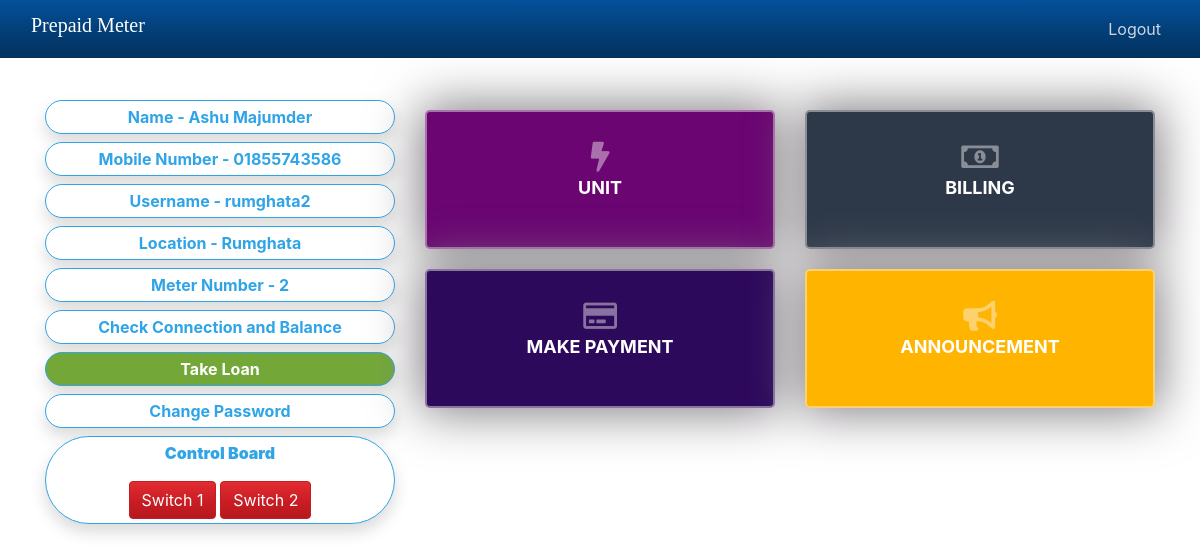
/index.php (signed in), run on the app's committed database.
### tables this page shows
CREATE TABLE `users` (
  `id` int(11) NOT NULL,
  `username` varchar(250) NOT NULL,
  `name` text NOT NULL,
  `mobile_number` text NOT NULL,
  `meter_number` int(11) NOT NULL,
  `device_code` varchar(250) NOT NULL,
  `location` varchar(250) NOT NULL,
  `email` varchar(100) NOT NULL,
  `national_id` text NOT NULL,
  `role` text NOT NULL,
  `password` varchar(250) NOT NULL
);

### index.php (the view, shortened to what this page needs)
<?php
include ('server.php') ;
    $username = $_SESSION['username'];
    $query1 = "SELECT * FROM users WHERE username='$username'";
    $result1 = mysqli_query($db, $query1);
    while ($row = mysqli_fetch_array($result1)){
            $name = $row["name"];
            $mobile_number = $row["mobile_number"];
            $location = $row["location"];
            $meter_number = $row["meter_number"];
    }
?>
<!doctype html>
<html lang="en">
  <head>
    <link rel="stylesheet" href="https://cdn.jsdelivr.net/npm/bootstrap@4.5.3/dist/css/bootstrap.min.css">
    <link rel="stylesheet" href="https://use.fontawesome.com/releases/v5.8.1/css/all.css"
>
    <link rel="stylesheet" href="css/style.css">
  </head>
  <body id="user_index">
    <header>
        <nav class="navbar navbar-expand-lg navbar-dark bg-dark fixed-top">
            <div class="container-fluid">
                <h4>
                    <a href="index.php" class="navbar-brand">Prepaid Meter</a>
                </h4>
                <div id="menu" class="collapse navbar-collapse">
                    <ul class="navbar-nav ml-auto">
                      <li class="nav-item"><a href="index.php?logout='1'" class="nav-link" >Logout</a></li>
                    </ul>
                </div>
            </div>
        </nav>
    </header>
    <section id="user_panel">
        <div class="container">
            <div class="row">
                <div class="col-sm-4">
                    <div class="border border-primary rounded-pill shadow p-1 mb-2 bg-white rounded font-weight-bolder text-center text-primary text-capitalize">
                                 <?php echo "Name - ", $name; ?> </div>
                    <div class="border border-primary rounded-pill shadow p-1 mb-2 bg-white rounded font-weight-bolder text-center text-primary">
                                <?php echo "Mobile Number - ", $mobile_number; ?></div>
                    <div class="border border-primary rounded-pill shadow p-1 mb-2 bg-white rounded font-weight-bolder text-center text-primary">
                                <?php echo "Username - ", $username; ?> </div>
                    <div class="border border-primary rounded-pill shadow p-1 mb-2 bg-white rounded font-weight-bolder text-center text-primary text-capitalize">
                                 <?php echo "Location - ", $location; ?> </div>
                    <div class="border border-primary rounded-pill shadow p-1 mb-2 bg-white rounded font-weight-bolder text-center text-primary">
                                <?php echo "Meter Number - ", $meter_number; ?></div>
                    <div class="border border-primary rounded-pill shadow p-1 mb-2 bg-white rounded font-weight-bolder text-center text-primary">
                        <a id="balance"  style="cursor: pointer;">Check Connection and Balance</a></div>
                    <div id="loan" class="border border-primary rounded-pill shadow p-1 mb-2 rounded font-weight-bolder text-center"><a class="text-white" href="index.php?username=<?php echo $_SESSION['username']; ?>">Take Loan</a></div>
                    <div class="border border-primary rounded-pill shadow p-1 mb-2 bg-white rounded font-weight-bolder text-center text-primary"><a href="change_password.php">Change Password</a></div>
                     <div id="control" class="border border-primary rounded-pill shadow p-1 mb-2 bg-white rounded font-weight-bolder text-center">
                        <p class="font-weight-bolder text-primary">Control Board</p>
                        <?php
                            echo '
                            <button type="button" class="btn" id="s1"><a href="control.php?username='.$username.'&port=switch1" class=text-white>Switch 1</a></button>
                            <button type="button" class="btn" id="s2"><a href="control.php?username='.$username.'&port=switch2" class=text-white>Switch 2</a></button>
                            ';
                        ?>
                    </div>
                </div>
                <div class="col-sm-8">
                    <div class="row">
                        <div class="col-sm-3half unit">
                            <a href="user_unit.php">
                                <i class="fas fa-bolt"></i>
                                <div class="text">
                                    <p>Unit</p>
                                </div>
                            </a>
                        </div>
                        <div class="col-sm-3half billing">
                            <a href="user_billing.php">
                                <i class="far fa-money-bill-alt"></i>
                                <div class="text">
                                    <p>Billing</p>
                                </div>
                            </a>
                        </div>
                        <div class="col-sm-3half payment">
                            <a href="user_payment.php">
                                <i class="far fa-credit-card"></i>
                                <div class="text">
                                    <p>Make Payment</p>
                                </div>
                            </a>
                        </div>
                        <div class="col-sm-3half announcement">
                            <a href="user_announcement.php">
                                <i class="fas fa-bullhorn"></i>
                                <div class="text">
                                    <p>Announcement</p>
                                </div>
                            </a>
                        </div>
                    </div>
                </div>
            </div>
        </div>
    </section>
  </body>
</html>

### css/style.css (style rules this page uses)
h1, h2, h3, h4, h5, h6 { font-family: 'Lobster', cursive; }
#user_index #user_panel .container { padding-top: 100px; }
#user_index #user_panel .container .row .col-sm-3half { width: 350px; text-align: center; margin: 10px auto; padding: 30px 0; border: 2px solid rgba(248, 245, 245, 0.45); box-shadow: 0px 0px 50px 5px rgba(130,126,130,1); border-radius: 5px; }
a:link, a:visited { text-decoration: none; border: none; }
#user_index #user_panel .container .row .col-sm-3half i { color: rgba(248, 245, 245, 0.45); font-size: 30px; }
#user_index #user_panel .container .row .col-sm-3half .text { font-size: 18px; font-weight: bold; text-transform: uppercase; color: #ffffff; }
#user_index #user_panel .container .row .unit { background: #6a0572;; }
#user_index #user_panel .container .row .billing { background: #2d3949; }
#user_index #user_panel .container .row .payment { background: #2d095c; }
#user_index #user_panel .container .row .announcement { background: #ffb400; }

### data on the page
users: name "Ashu Majumder", mobile_number "01855743586", location "Rumghata", meter_number "2"

### other printed values
$username "rumghata2"
